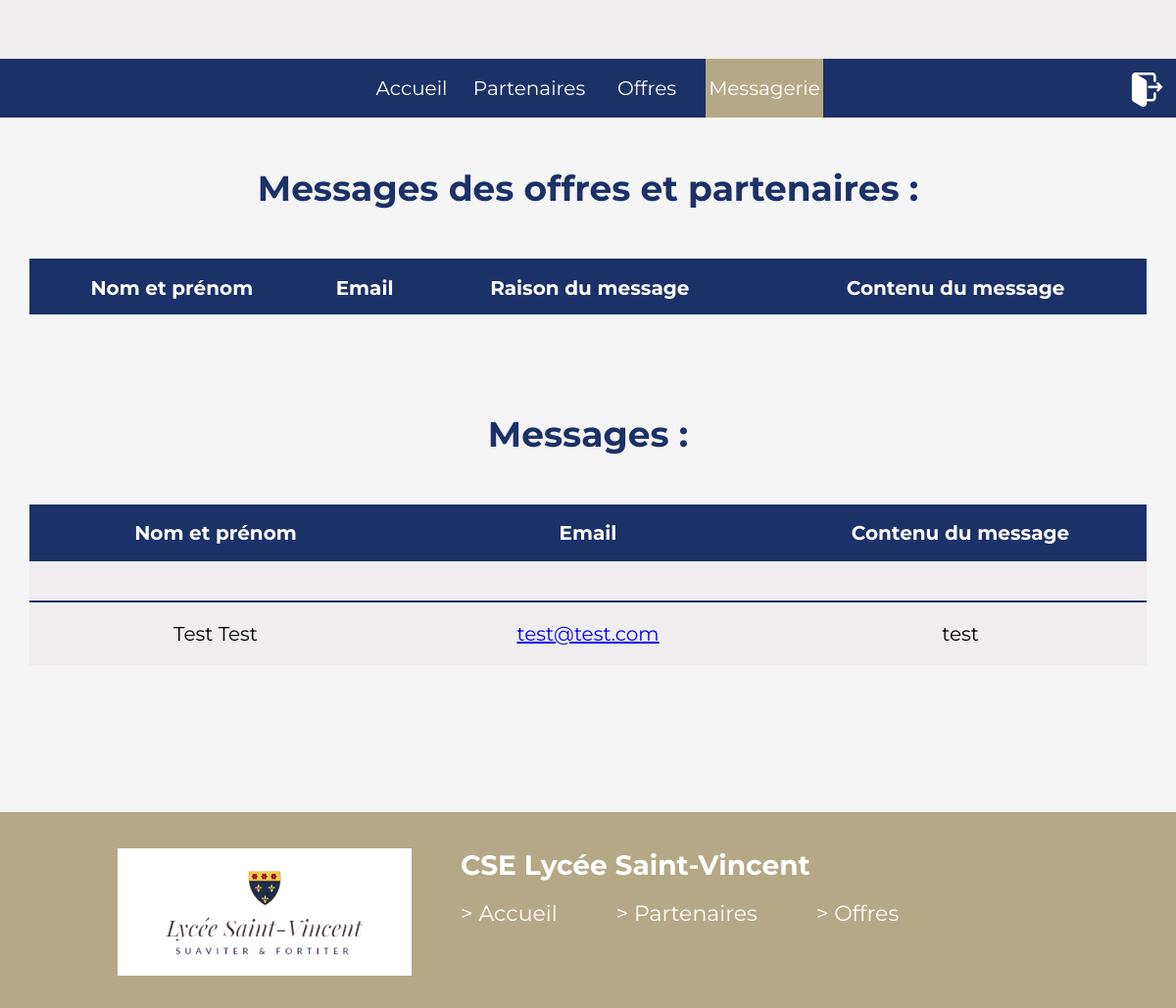
The page /contact-back.php (signed in) on the database its author committed.
### tables this page shows
CREATE TABLE `message` (
  `Id_Message` int(11) NOT NULL,
  `Nom_Message` varchar(100) NOT NULL,
  `Prenom_Message` varchar(100) NOT NULL,
  `Email_Message` varchar(255) NOT NULL,
  `Contenu_Message` varchar(3000) NOT NULL,
  `Id_Offre` int(11) DEFAULT NULL,
  `Id_Partenaire` int(11) DEFAULT NULL
);

### contact-back.php (the view, shortened to what this page needs)
<?php
require_once "db.php";
$other = $sql = "SELECT * FROM `message` WHERE `message`.Id_offre is null OR `message`.Id_Partenaire is null";
$other = $pdo->prepare($other);
$other->execute();
$others = $other->fetchAll();
?>
<!DOCTYPE html>
<html lang="fr">
<head>
    <link href="contact-back.css" rel="stylesheet">
    <link href="header-back.css" rel="stylesheet">
    <link href="footer-back.css" rel="stylesheet">
</head>
<body>
    <?php include("header-back.php"); ?>
    <main>
        <div class="all">
            <h1>Messages des offres et partenaires : </h1>
            <table>
                <thead>
                    <tr>
                        <th>Nom et prénom</th>
                        <th>Email</th>
                        <th>Raison du message</th>
                        <th>Contenu du message</th>
                    </tr>
                </thead>
            </table>
        </div>
        <div class="all">
            <h1>Messages  : </h1>
            <table>
                <thead>
                    <tr>
                        <th>Nom et prénom</th>
                        <th>Email</th>
                        <th>Contenu du message</th>
                    </tr>
                </thead>
                <tbody>
                    <?php
                    foreach ($others as $msg) {
                    ?>
                        <tr class="tr-body">
                            <td>
                                <div class="centrer"><?= $msg['Nom_Message']?> <?= $msg['Prenom_Message']?></div>
                            </td>
                            <td>
                                <div class="centrer"><a href="mailto:<?= $msg['Email_Message']?>"><?= $msg['Email_Message']?></div>
                            </td>
                            <td class="description">
                                <div class="centrer">
                                <?= $msg['Contenu_Message']?>
                                </div>
                            </td>
                        </tr>
                    <?php }
                    ?>
                </tbody>
            </table>
        </div>
    </main>
    <?php include("footer-back.php"); ?>
</body>

### contact-back.css (style rules this page uses)
* { padding: 0; margin: 0; box-sizing: border-box; }
body { margin: 0; padding: 0; background: #F5F5F5; overflow-x: hidden; font-family: 'Montserrat', sans-serif; }
.all { margin-top: 50px; width: 100%; display: flex; flex-direction: column; justify-content: center; align-items: center; }
h1,h2,h3 { font-size: 36px; color: #1B3168; }
table { border-collapse: collapse; margin-top: 50px; width: 95%; margin-bottom: 50px; }
thead { width: 100%; height: 56px; background-color: #1B3168; }
th { font-size: 20px; color: #fff; }
tbody { background-color: #EFEDED; }
.centrer { display: flex; justify-content: center; font-size: 20px; }
tbody td, tbody th { width: 19%; font-size: 18px; }
tr { border-top: 2px solid #1B3168; }
.description { padding: 20px; }

### rows shown on the page
message: Nom_Message "Test", Prenom_Message "Test", Email_Message "test@test.com", Contenu_Message "test"
